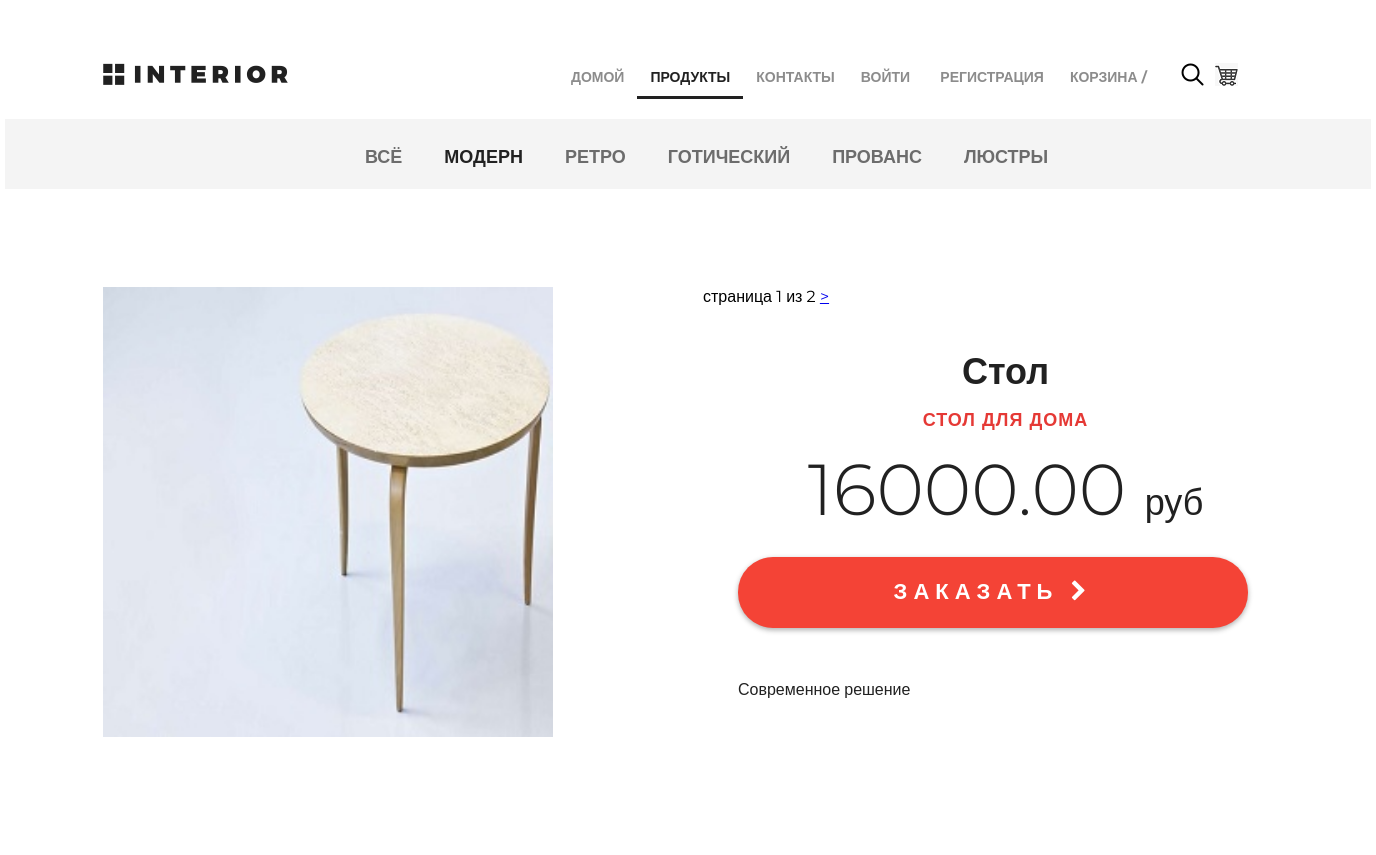
Before: /products/category/35/ (upper part) with the older database file.
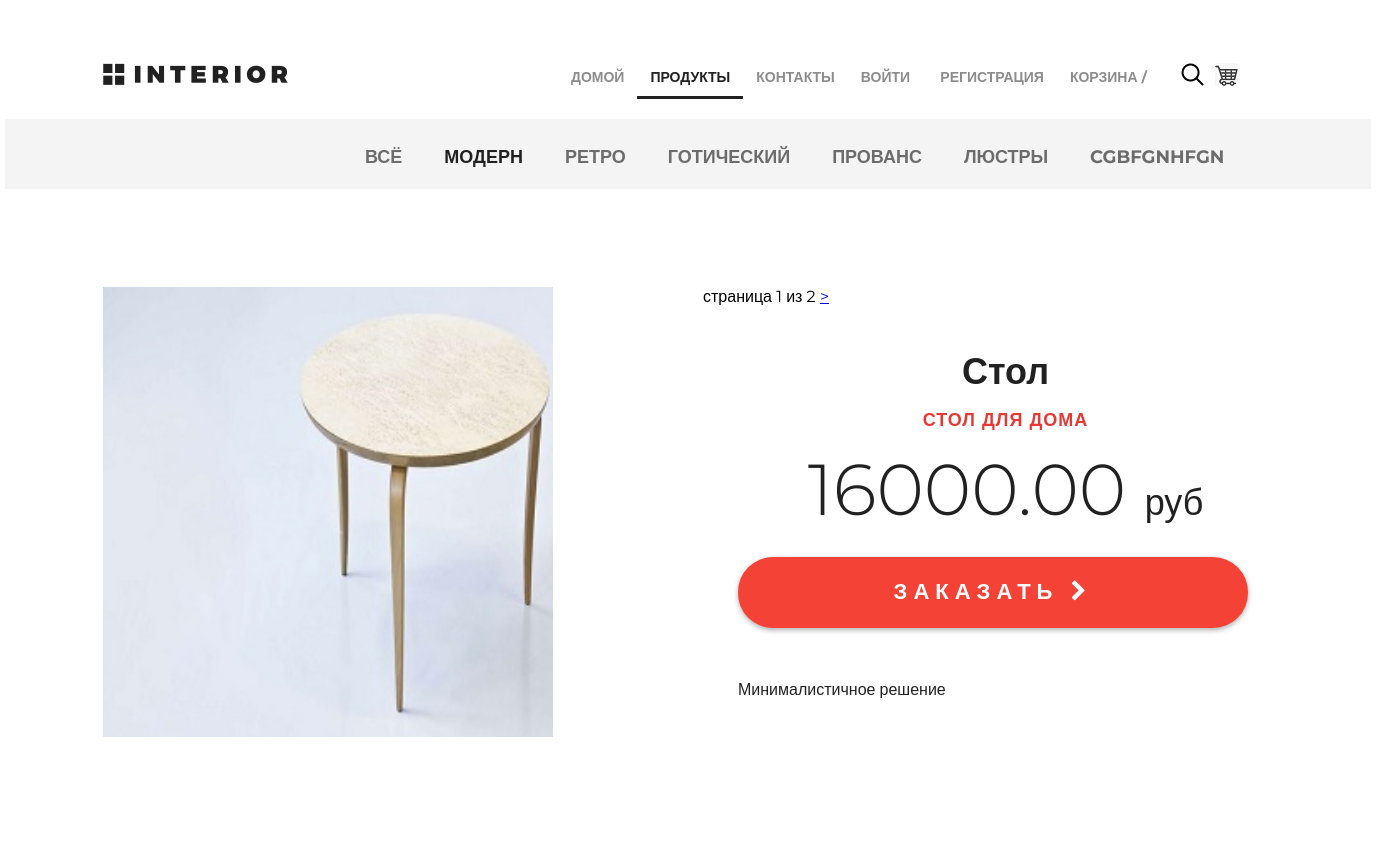
After: the same page with the newer database file.
### mainapp/models.py (models this page shows, shortened)
class ProductCategory(models.Model):
    name = models.CharField(verbose_name='имя', max_length=64, unique=True, blank=True)
    description = models.TextField(verbose_name='описание', blank=True, max_length=128)
    is_active = models.BooleanField(verbose_name='активна', default=True)

class Product(models.Model):
    name = models.CharField(verbose_name='имя', max_length=128, unique=True)
    description = models.TextField(verbose_name='описание', blank=True)
    category = models.ForeignKey(ProductCategory, on_delete=models.SET_NULL, null=True, blank=True)
    short_description = models.CharField(verbose_name='короткое описание', max_length=64)
    price = models.DecimalField(verbose_name='цена', max_digits=8, decimal_places=2, default=0)
    price_with_discount = models.DecimalField(verbose_name='цена со скидкой', max_digits=8, decimal_places=2, default=0)
    quantity = models.PositiveIntegerField(verbose_name='количество на складе', default=0)
    image = models.ImageField(upload_to='products_images', blank=True)
    is_active = models.BooleanField(verbose_name='активна', default=True)

### mainapp/views.py (the view)
# urls.py: path('products/', include('mainapp.urls', namespace='products')),
def products(request, pk=None, page=1):
    if not pk:
        if pk == 0:
            selected_category_id = 0
            selected_category = 0
            selected_category_dict = {"name": 'Всё', "href": reverse('products:category', args=[0])}
        else:
            selected_category = None
            selected_category_id = 0
            selected_category_dict = None
    else:
        selected_category = get_object_or_404(ProductCategory, id=pk)
        selected_category_id = selected_category.id
        selected_category_dict = {"name": selected_category.name,
                                  "href": reverse('products:category', args=[selected_category.id])}
    if selected_category:
        products = Product.objects.filter(category=selected_category)
    else:
        products = Product.objects.all()
    image = [
        {'img': 'img/controll.jpg'},
        {'img': 'img/controll1.jpg'},
        {'img': 'img/controll2.jpg'},
    ]
    categories = ProductCategory.objects.all().filter(is_active=True)
    hot_product = get_hot_product()
    same_products = get_same_products(hot_product)
    paginator = Paginator(products, 2)
    try:
        products_paginator = paginator.page(page)
    except PageNotAnInteger:
        products_paginator = paginator.page(1)
    except EmptyPage:
        products_paginator = paginator.page(paginator.num_pages)
    context = {
        'menu_links': MENU_LINKS,
        'title': 'каталог',
        'class_name': 'hero-white',
        'products': products,
        'products_same': Product.objects.all()[:3],
        'products_paginator': products_paginator,
        'image': image,
        'selected_category': selected_category_dict,
        'categories': categories,
        'hot_product': hot_product,
        'same_products': same_products,
        'category_id': selected_category_id,
    }
    if pk is None:
        return render(request, 'mainapp/products_index.html', context)
    return render(request, 'mainapp/products.html', context)

### mainapp/context_processors.py (called while the page is built)
def cart(request):
    print(f'context processor cart works')
    cart = []
    if request.user.is_authenticated:
        cart = Cart.objects.filter(user=request.user)
    return {
        'cart': cart,
        }

### mainapp/views.py (called while the page is built)
def get_hot_product():
    products = Product.objects.all()
    return random.sample(list(products), 1)[0]

def get_same_products(hot_product):
    same_products = Product.objects.filter(category=hot_product.category).exclude(pk=hot_product.pk)[:3]
    return same_products

### mainapp/templates/mainapp/products.html (shortened to what this page needs)
{% extends 'mainapp/base.html'%}
{% load static %}
{% block 'extra_class' %}
<a href="#" class="basket"></a>
{% endblock %}
{% block 'content' %}
<div class="details">
    <div class="links clearfix">
        <ul class="links-menu">
            <li><a href="{% url 'products:category' 0 %}"
                   class="{% if selected_category.name == 'Всё' %} active {% endif %}">всё</a></li>
            {% for category in categories %}
            <li><a href="{% url 'products:category' category.id %}"
                   class="{% if category.name == selected_category.name %} active {% endif %}">{{category.name}}</a>
            </li>
            {% endfor %}
        </ul>
    </div>
    <div class="details-products {% if products|length > 1%} new_2 {% endif%}">
        {% if products %}
                <span class="current">
                страница {{ products_paginator.number }} из
                {{ products_paginator.paginator.num_pages }}
                </span>
                {% if products_paginator.has_next %}
                <a href="{% url 'products:page' category_id products_paginator.next_page_number %}">
                >
                </a>
            {% endif %}
            {% for product in products_paginator %}
            <div class="details-slider">
                <div class="slider-product">
                    <img src="/media/{{ product.image }}" style="width:450px;height:450px;">
                </div>
            </div>
            <div class="description">
                <h3 class="big-bold">{{product.name}}</h3>
                <h3 class="red">{{product.short_description}}</h3>
                <p class="price">{{product.price}} <span>руб</span></p>
                <a href="{% url 'products:product' product.pk %}" class="red-button">
                    заказать <i class="fa fa-chevron-right" aria-hidden="true"></i>
                </a>
                <div class="description-text">
                    {{product.description|linebreaks}}
                </div>
            </div>
        {% endfor %}
    </div>
    {% endif %}
</div>
{% endblock %}

Changed rows visible on the page:
added ProductCategory: name "CGBFGNHFGN"
changed Product "Стол": description "Современное решение" → "Минималистичное решение"
